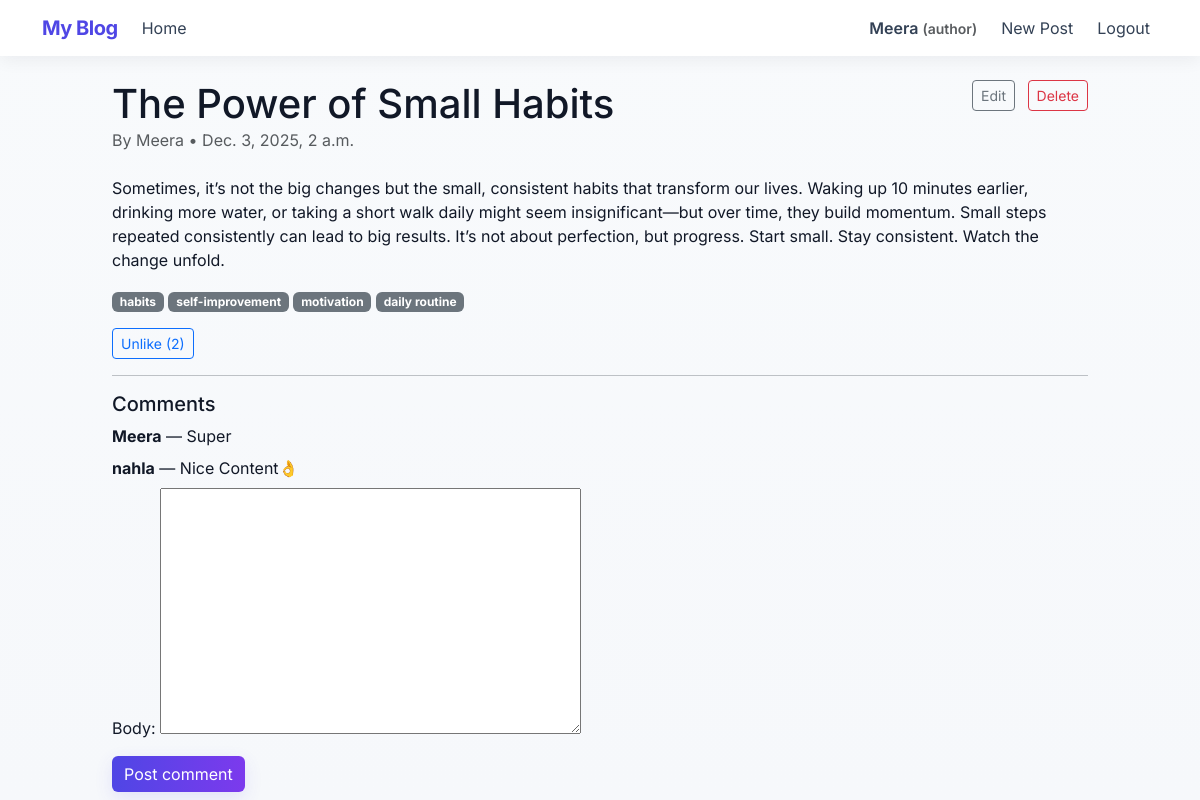
/post/the-power-of-small-habits/ (signed in), run on the app's committed database.
### blog/models.py (models this page shows, shortened)
class Profile(models.Model):
    ROLE_CHOICES = (
        ('author', 'Author'),
        ('reader', 'Reader'),
        ('admin', 'Admin'),
    )
    user = models.OneToOneField(User, on_delete=models.CASCADE)
    role = models.CharField(max_length=10, choices=ROLE_CHOICES, default='reader')

class Post(models.Model):
    STATUS_CHOICES = (
        ('draft','Draft'),
        ('pending','Pending Approval'),
        ('approved','Approved'),
        ('rejected','Rejected'),
    )
    title = models.CharField(max_length=200)
    slug = models.SlugField(max_length=220, unique=True, blank=True)
    body = models.TextField()
    author = models.ForeignKey(User, on_delete=models.CASCADE, related_name='posts')
    tags = models.ManyToManyField(Tag, blank=True, related_name='posts')
    status = models.CharField(max_length=10, choices=STATUS_CHOICES, default='draft')
    featured = models.BooleanField(default=False)
    created_at = models.DateTimeField(auto_now_add=True)
    updated_at = models.DateTimeField(auto_now=True)
    class Meta:
        ordering = ['-created_at']

class Tag(models.Model):
    name = models.CharField(max_length=50, unique=True)

class Comment(models.Model):
    post = models.ForeignKey(Post, on_delete=models.CASCADE, related_name='comments')
    user = models.ForeignKey(User, on_delete=models.CASCADE)
    body = models.TextField()
    approved = models.BooleanField(default=True)  # set False if you want moderation
    created_at = models.DateTimeField(auto_now_add=True)
    class Meta:
        ordering = ['created_at']

### blog/views.py (the view, shortened to what this page needs)
# urls.py: path('post/<slug:slug>/', PostDetailView.as_view(), name='post_detail'),
class PostDetailView(DetailView):
	model = Post
	slug_field = 'slug'
	template_name = 'blog/post_detail.html'
	def get_context_data(self, **kwargs):
		ctx = super().get_context_data(**kwargs)
		ctx['comment_form'] = CommentForm()
		ctx['liked'] = self.request.user.is_authenticated and self.object.likes.filter(user=self.request.user).exists()
		return ctx

### blog/forms.py
class CommentForm(forms.ModelForm):
    class Meta:
        model = Comment
        fields = ['body']

### blog/templates/blog/post_detail.html (shortened to what this page needs)
{% extends 'blog/base.html' %}
{% block content %}
  <article>
    <div class="d-flex justify-content-between align-items-start mb-2">
      <div>
        <h1 class="mb-0">{{ object.title }}</h1>
        <p class="text-muted">By {{ object.author }} • {{ object.created_at }}</p>
      </div>
      <div>
        {% if user.is_authenticated and user == object.author %}
          <a href="{% url 'post_edit' slug=object.slug %}" class="btn btn-sm btn-outline-secondary me-2">Edit</a>
          <a href="{% url 'post_delete' slug=object.slug %}" class="btn btn-sm btn-outline-danger">Delete</a>
        {% endif %}
      </div>
    </div>
    <div>{{ object.body|linebreaks }}</div>
    <p>
      {% for tag in object.tags.all %}
        <a href="?tag={{ tag.name }}" class="badge bg-secondary text-decoration-none">{{ tag.name }}</a>
      {% endfor %}
    </p>
    <form method="post" action="{% url 'post_like' slug=object.slug %}">
      <button class="btn btn-sm btn-outline-primary">{% if liked %}Unlike{% else %}Like{% endif %} ({{ object.likes.count }})</button>
    </form>
    <hr>
    <h5>Comments</h5>
    {% for comment in object.comments.all %}
      {% if comment.approved %}
        <div class="mb-2"><strong>{{ comment.user }}</strong> — {{ comment.body }}</div>
      {% endif %}
    {% empty %}
      <p>No comments yet.</p>
    {% endfor %}
    {% if user.is_authenticated %}
      <form method="post">
        {{ comment_form.as_p }}
        <button class="btn btn-primary">Post comment</button>
      </form>
    {% else %}
      <p><a href="/admin/login/">Login</a> to comment.</p>
    {% endif %}
  </article>
{% endblock %}

### blog/templates/blog/base.html (shortened to what this page needs)
<!doctype html>
<html lang="en">
  <head>
    <link href="https://cdn.jsdelivr.net/npm/bootstrap@5.3.0/dist/css/bootstrap.min.css" rel="stylesheet">
    {% load static %}
    <link rel="stylesheet" href="{% static 'blog/styles.css' %}">
  </head>
  <body>
    <nav class="navbar navbar-expand-lg navbar-light bg-white navbar-custom mb-4 shadow-sm">
      <div class="container">
        <a class="navbar-brand site-brand" href="{% url 'post_list' %}">My Blog</a>
        <div class="collapse navbar-collapse">
          <ul class="navbar-nav me-auto align-items-center">
            <li class="nav-item"><a class="nav-link" href="{% url 'post_list' %}">Home</a></li>
          </ul>
          <ul class="navbar-nav ms-auto align-items-center">
            {% if user.is_authenticated %}
              <li class="nav-item"><span class="nav-link user-badge">{{ user.username }} <small class="text-muted">({{ user.profile.role }})</small></span></li>
              {% if user.profile.role == 'author' %}
                <li class="nav-item"><a class="nav-link btn btn-sm btn-outline-primary ms-2" href="{% url 'post_create' %}">New Post</a></li>
              {% endif %}
              <li class="nav-item"><a class="nav-link ms-2" href="{% url 'logout' %}">Logout</a></li>
            {% else %}
              <li class="nav-item"><a class="nav-link" href="{% url 'login' %}">Login</a></li>
              <li class="nav-item"><a class="nav-link btn btn-sm btn-primary text-white ms-2" href="{% url 'signup' %}">Sign Up</a></li>
            {% endif %}
          </ul>
        </div>
      </div>
    </nav>
    <div class="container main-container">
      {% block content %}{% endblock %}
    </div>
  </body>
</html>

### blog/static/blog/styles.css (style rules this page uses)
:root { --bg:#f6f8fb; --card:#ffffff; --muted:#6c757d; --accent:#4f46e5; --accent-2:#06b6d4; }
html,body { height:100%; font-family: 'Inter', system-ui, -apple-system, 'Segoe UI', Roboto, 'Helvetica Neue', Arial; background: linear-gradient(180deg, #f8fafc 0%, var(--bg) 100%); color: #111827; }
.main-container { max-width:1000px; margin-top: 1.25rem; margin-bottom: 2.5rem; }
.site-brand { font-weight:700; color:var(--accent); letter-spacing: -0.5px; }
.navbar-custom .nav-link { color:#334155; }
.user-badge { font-weight:600; }
.shadow-sm { box-shadow: 0 4px 18px rgba(16,24,40,0.06) !important; }
.btn-primary { background: linear-gradient(90deg, var(--accent), #7c3aed); border:none; box-shadow: 0 6px 18px rgba(79,70,229,0.12); }

### data on the page
Post: title "The Power of Small Habits", author "Meera", created_at "Dec. 3, 2025, 2 a.m.", body "Sometimes, it’s not the big changes but the small, consistent habits that transform our lives. Waking up 10 minutes earlier, drinking more water, or taking a short walk daily might seem insignificant—but over time, they build momentum. Small steps repeated consistently can lead to big results. It’s not about perfection, but progress. Start small. Stay consistent. Watch the change unfold.", likes.count "2"
Tag: name "habits"
Tag: name "self-improvement"
Tag: name "motivation"
Tag: name "daily routine"
Comment: user "Meera", body "Super"
Comment: user "nahla", body "Nice Content👌"

### other printed values
{{ user.username }} "Meera"
{{ user.profile.role }} "author"
